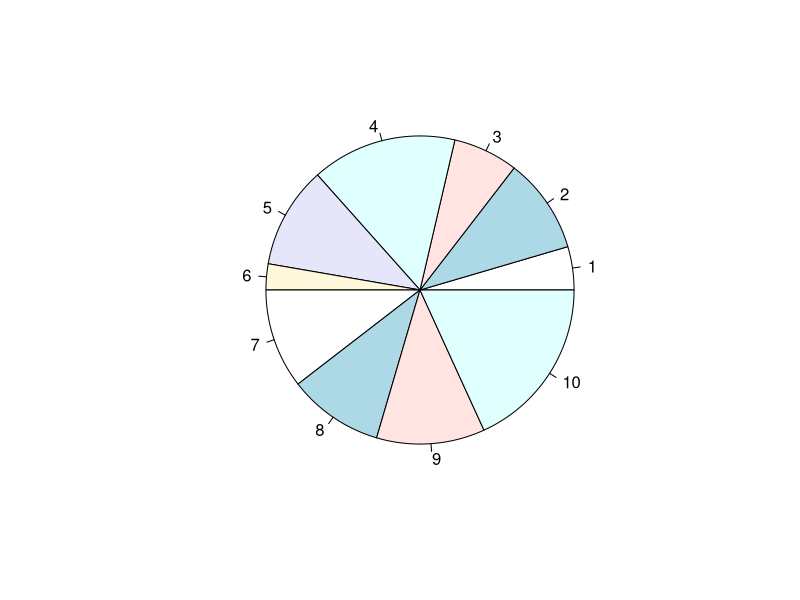

Write the R code that produced this figure.
x <- c(20, 44, 30, 67, 47, 12, 46, 44, 50, 80) # มีทั้งหมด 10 ตัว
y <- c(10, 20, 1, 40, 50, 34, 45, 22, 43, 9)

pie(x)